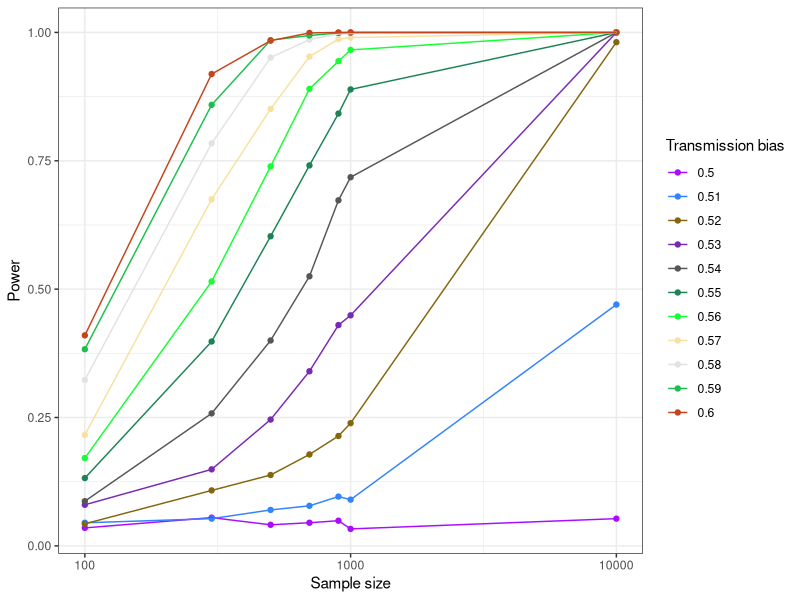

The R source for this figure:
# Power analysis for TD project: simulate different levels of transmission distortion, see how often we can detect it (# that way if we have a negative result (i.e. can’t find any TD), we know how big of effects we can rule out)

library(data.table)
library(ggplot2)

# simulate data using rbinom() with different amounts of transmission distortion, and then see if you can detect it using a binomial test, while varying the sample size of sperm
# e.g., https://psyteachr.github.io/msc-data-skills/sim.html#binomial, and the function `sim_binomial_test` for an example of how to do this

sim_binom_test <- function(n, bias, p = 0.5) {
  # simulate 1 coin flip n times with the specified bias
  coin <- rbinom(1, n, bias)
  # run a binomial test on the simulated data for the specified p
  btest <- binom.test(coin, n, p)
  # return the p-value of this test
  btest$p.value
}

rate_td <- seq(.5,.6,.01) # different rates of distortion
alpha <- 0.05 # this does not always have to be 0.05

# loop through different sample sizes, we have 974-2,274 gametes per donor, 20 donors
sample_size <- c(1e2, 300, 500, 700, 900, 1e3, 1e4)

# empty data frame to save the info to                         
full_list <- data.frame(matrix(ncol = 7, nrow = 0))

# iterate through the levels of TD, and run the simulation 1000 times 
for(j in rate_td) {
  for(i in sample_size) {
    my_reps <- replicate(1e3, sim_binom_test(n=i,bias=j)) # this holds the p values
    power <- (mean(my_reps < alpha)) # this is power
    df <- data.frame(i,j,power)
    #print(df)
    full_list <- rbind(full_list, df)  
  }
}

td_rate <- as.factor(full_list$j)
ggplot(data = full_list, aes(x = i, y = power,  color = factor(j))) +
  geom_point() +
  geom_line() +
  theme_bw() +
  scale_x_log10() +
  xlab("Sample size") +
  ylab("Power") +
  scale_color_manual(values = unname(palette.colors(11, "Alphabet")), name = "Transmission bias")


# info about -- mean(my_reps < alpha)
# calculate the power of your analysis by checking the proportion of your simulated analyses that have a p-value 
# less than your alpha (the probability of rejecting the null hypothesis when the null hypothesis is true)
# if power prints out 0.70, it means you have 70% power to detect the difference
